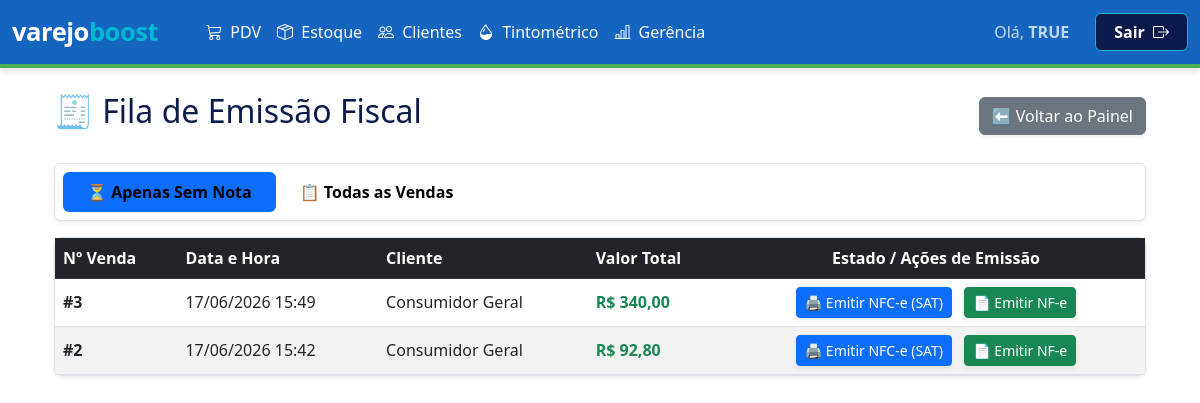
Screenshot of /gerenciapainel/emitirnota/ (signed in) with the database file from the repository.
### inventario/models.py (models this page shows)
class Vendas(models.Model):
    data_venda = models.DateTimeField(default=timezone.now)
    valor_total = models.DecimalField(max_digits=10, decimal_places=2, default=0.00)
    valor_desconto = models.DecimalField(max_digits=10, decimal_places=2, default=0.00)
    status = models.CharField(max_length=20, default='VENDA')
    troco = models.DecimalField(max_digits=10, decimal_places=2, default=0.00)
    pagamentos_texto = models.TextField(blank=True, null=True)
    cliente = models.CharField(max_length=255, blank=True, null=True)
    indicante = models.CharField(max_length=255, blank=True, null=True)
    vendedor = models.CharField(max_length=100, blank=True, null=True)
    cupom_texto = models.TextField(blank=True, null=True)
    status_fiscal = models.CharField(max_length=50, default='SEM_NOTA')
    chave_acesso = models.CharField(max_length=50, blank=True, null=True)
    numero_nota = models.CharField(max_length=20, blank=True, null=True)
    motivo_erro = models.TextField(blank=True, null=True)
    arquivo_pdf = models.FileField(upload_to='notas_fiscais/pdfs/', blank=True, null=True)
    arquivo_xml = models.FileField(upload_to='notas_fiscais/xmls/', blank=True, null=True)
    modelo_fiscal = models.CharField(max_length=10, blank=True, null=True) # '55' para NF-e, '65' para NFC-e
    class Meta: db_table = 'inventario_vendas'

### inventario/views/gerencia.py (the view)
# urls.py: path('gerenciapainel/emitirnota/', gerencia.emitir_notas, name='emitir_notas'),
def emitir_notas(request):
    if 'usuario_logado' not in request.session:
        return redirect('login')
    vendas_pendentes = Vendas.objects.all().order_by('-id')
    todos_clientes = Clientes.objects.all().order_by('nome')
    contexto = {
        'vendas_pendentes': vendas_pendentes,
        'todos_clientes': todos_clientes
    }
    return render(request, 'inventario/emitir_notas.html', contexto)

### inventario/templates/inventario/emitir_notas.html (shortened to what this page needs)
{% extends 'inventario/base.html' %}
{% block content %}
<div class="container mt-4">
    <div class="d-flex justify-content-between align-items-center mb-4">
        <h2>🧾 Fila de Emissão Fiscal</h2>
        <a href="{% url 'tela_painel_gerencia' %}" class="btn btn-secondary shadow-sm">⬅️ Voltar ao Painel</a>
    </div>
    <ul class="nav nav-pills mb-3 bg-white p-2 rounded shadow-sm border" id="pills-tab" role="tablist">
        <li class="nav-item" role="presentation">
            <button class="nav-link active fw-bold px-4" style="color: black !important;" id="btn-pendentes" onclick="filtrarFila('pendentes')" type="button">
                ⏳ Apenas Sem Nota
            </button>
        </li>
        <li class="nav-item" role="presentation">
            <button class="nav-link fw-bold px-4" style="color: black !important;" id="btn-todas" onclick="filtrarFila('todas')" type="button">
                📋 Todas as Vendas
            </button>
        </li>
    </ul>
    <div class="card shadow-sm border-0">
        <div class="card-body p-0">
            <div class="table-responsive">
                <table class="table table-striped table-hover mb-0 align-middle">
                    <thead class="table-dark">
                        <tr>
                            <th>Nº Venda</th>
                            <th>Data e Hora</th>
                            <th>Cliente</th>
                            <th>Valor Total</th>
                            <th class="text-center">Estado / Ações de Emissão</th>
                        </tr>
                    </thead>
                    <tbody id="tabelaFilaFiscal">
                        {% for venda in vendas_pendentes %}
                        <tr class="linha-venda" data-status="{% if venda.modelo_fiscal %}emitida{% else %}pendente{% endif %}">
                            <td class="fw-bold">#{{ venda.id }}</td>
                            <td>{{ venda.data_venda|date:"d/m/Y H:i" }}</td>
                            <td>{{ venda.cliente|default:"Consumidor Geral" }}</td>
                            <td class="fw-bold text-success">R$ {{ venda.valor_total }}</td>
                            <td class="text-center">
                                {% if venda.status_fiscal and venda.status_fiscal != 'SEM_NOTA' and venda.modelo_fiscal %}
                                    {% if venda.modelo_fiscal == '55' %}
                                        <span id="badge-status-{{ venda.id }}" data-status="{{ venda.status_fiscal }}" class="badge bg-success px-3 py-2 fw-bold shadow-sm auto-reload-target">📄 NF-e Vinculada ({{ venda.status_fiscal }})</span>
                                    {% elif venda.modelo_fiscal == '65' %}
                                        <span id="badge-status-{{ venda.id }}" data-status="{{ venda.status_fiscal }}" class="badge bg-info text-dark px-3 py-2 fw-bold shadow-sm auto-reload-target">🖨️ NFC-e Emitida ({{ venda.status_fiscal }})</span>
                                    {% else %}
                                        <span id="badge-status-{{ venda.id }}" data-status="{{ venda.status_fiscal }}" class="badge bg-secondary px-3 py-2 auto-reload-target">{{ venda.status_fiscal }}</span>
                                    {% endif %}
                                {% else %}
                                    <button class="btn btn-primary btn-sm mx-1 shadow-sm" onclick="abrirModalFiscal('SAT', {{ venda.id }})">
                                        🖨️ Emitir NFC-e (SAT)
                                    </button>
                                    <button class="btn btn-success btn-sm mx-1 shadow-sm" onclick="abrirModalFiscal('NFE', {{ venda.id }})">
                                        📄 Emitir NF-e
                                    </button>
                                {% endif %}
                            </td>
                        </tr>
                        {% empty %}
                        <tr id="msg-banco-vazio">
                            <td colspan="5" class="text-center py-4 text-muted">
                                <h5>Nenhuma venda registada no sistema.</h5>
                            </td>
                        </tr>
                        {% endfor %}
                    </tbody>
                </table>
            </div>
        </div>
    </div>
</div>
{% endblock %}

### inventario/templates/inventario/base.html (style rules this page uses)
:root { --azul-confianca: #1565C0; --turquesa-automacao: #00B8D4; --verde-crescimento: #4CAF50; --azul-escuro: #0D1B4C; --branco: #FFFFFF; }
body { background-color: var(--branco); color: var(--azul-escuro); font-family: 'Segoe UI', Tahoma, Geneva, Verdana, sans-serif; }
.nav-link { color: var(--branco) !important; font-weight: 500; transition: color 0.3s ease; }
.card { border: 1px solid #dee2e6 !important; border-radius: 8px; }

### rows the page displays
Vendas: id "3", data_venda "17/06/2026 15:49", cliente "Consumidor Geral", valor_total "340,00"
Vendas: id "2", data_venda "17/06/2026 15:42", cliente "Consumidor Geral", valor_total "92,80"

### other values shown
{{ request.session.usuario_logado|upper }} "TRUE"
